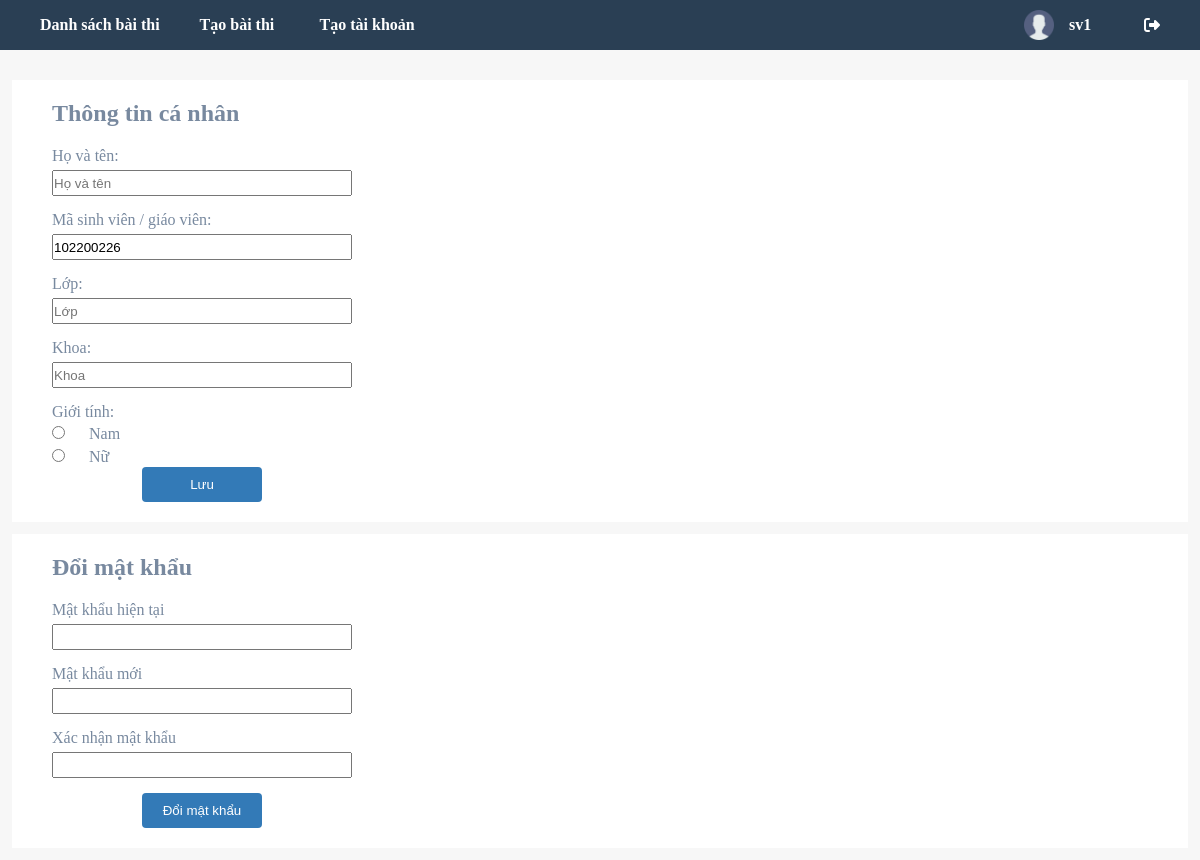
Before: /personal-info/ (signed in) with the older database file.
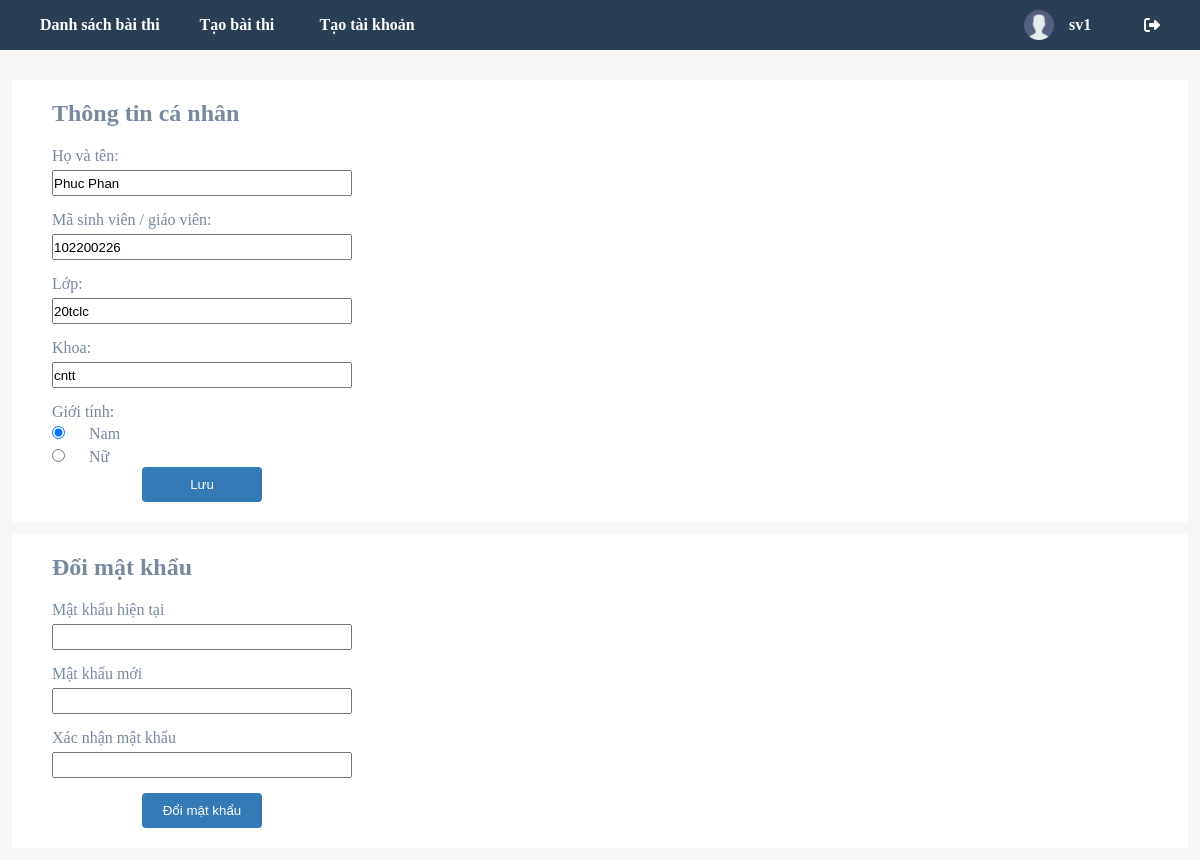
After: the same page with the newer database file.
### online_exam_app/models.py (models this page shows)
class UserProfile(models.Model):
    User = models.OneToOneField(User, on_delete=models.CASCADE)
    Name = models.TextField(null=True)
    Gender = models.BooleanField(null=True)
    Code = models.CharField(max_length=9, null=True)
    Class = models.CharField(max_length=12, null=True)
    Faculty = models.TextField(null=True)
    Position = models.TextField(null=True)

### online_exam_app/views.py (the view, shortened to what this page needs)
# urls.py: path('personal-info/', views.PersonalInfoPageView.as_view(), name='personal_info'),
class PersonalInfoPageView(View):
    form_class = PersonalInfoForm
    template_name = 'personal_info.html'
    def get(self, request):
        err_msg = ''
        success_msg = ''
        if request.GET.get('err') == '1':
            err_msg = 'Xác nhận mật khẩu không khớp'
        elif request.GET.get('err') == '2':
            err_msg = 'Mật khẩu không chính xác'
        elif request.GET.get('success') == '1':
            success_msg = 'Cập nhật thông tin thành công'
        elif request.GET.get('success') == '2':
            success_msg = 'Đổi mật khẩu thành công'
        user = User.objects.get(username=request.session['username'])
        userprofile = UserProfile.objects.get(User=user)
        return render(request, self.template_name, {'personal_info_form': PersonalInfoForm(instance=userprofile), 'err_msg': err_msg, 'success_msg': success_msg})

### online_exam_app/forms.py
class PersonalInfoForm(forms.ModelForm):
    Code = forms.CharField(widget=forms.TextInput(attrs={'placeholder':'Mã sinh viên / giáo viên'}))
    Name = forms.CharField(widget=forms.TextInput(attrs={'placeholder':'Họ và tên'}))
    Class = forms.CharField(widget=forms.TextInput(attrs={'placeholder':'Lớp'}))
    Gender = forms.ChoiceField(widget=forms.RadioSelect(), choices=[(True, 'Nam'), (False, 'Nữ')])
    Faculty = forms.CharField(widget=forms.TextInput(attrs={'placeholder':'Khoa'}))
    Code.label = "Mã sinh viên / giáo viên"
    Name.label = "Họ và tên"
    Class.label = "Lớp"
    Faculty.label = "Khoa"
    Gender.label = "Giới tính"
    class Meta:
        model = UserProfile
        fields = ('Name', 'Code', 'Class', 'Faculty', 'Gender')

### online_exam_app/templates/personal_info.html (shortened to what this page needs)
{% load static %}
<!DOCTYPE html>
<html lang="en">
<head>
  <link href="{% static 'personal_info.css' %}" rel="stylesheet">
</head>
<body>
  {% include 'navbar.html' %}
  <div class="container">
    <div class="card">
      <h2>Thông tin cá nhân</h2>
      <form method="post" style="display:flex; flex-direction: column;">
        {{ personal_info_form }}
        <input type="submit" name="change-info-submit-btn" value="Lưu" class="submit-btn">
      </form>
    </div>
    <div class="card">
      <h2>Đổi mật khẩu</h2>
      <form method="post">
        <label for="current-password">Mật khẩu hiện tại</label>
        <br>
        <input type="password" id="current-password" name="current-password">
        <br>
        <label for="new-password">Mật khẩu mới</label>
        <br>
        <input type="password" id="new-password" name="new-password">
        <br>
        <label for="new-password2">Xác nhận mật khẩu</label>
        <br>
        <input type="password" id="new-password2" name="new-password2">
        <br>
        <input type="submit" value="Đổi mật khẩu" name="change-password-submit-btn" class="submit-btn">
      </form>
    </div>
  </div>
</body>
</html>

### online_exam_app/templates/navbar.html (shortened to what this page needs)
{% load static %}
<nav>
  {% if request.session.position == 'student' %}
  <div class="nav-group nav-left">
    <a href="/test-list" class="nav-item">Làm bài thi</a>
    <a href="/history" class="nav-item">Lịch Sử Làm Bài</a>
  </div>
  <div class="nav-group nav-right">
    <a href="/personal-info" class="nav-item"><img src="{% static './icon/149071.png' %}" class="nav-user-img">
      {{ request.session.name }}
    </a>
    <a href="/logout" class="nav-item nav-logout"><i class="fa-solid fa-right-from-bracket"></i></a>
  </div>
  {% else %}
  <div class="nav-group nav-left">
    <a href="/test-list" class="nav-item">Danh sách bài thi</a>
    <a href="/create-test" class="nav-item">Tạo bài thi</a>
    <a href="/create-account/" class="nav-item">Tạo tài khoản</a>
  </div>
  <div class="nav-group nav-right">
    <a href="/personal-info" class="nav-item"><img src="{% static './icon/149071.png' %}" class="nav-user-img">
      {{ request.session.name }}
    </a>
    <a href="/logout" class="nav-item nav-logout"><i class="fa-solid fa-right-from-bracket"></i></a>
  </div>
  {% endif %}
</nav>

### online_exam_app/static/personal_info.css (style rules this page uses)
* { padding: 0; margin: 0; box-sizing: border-box; text-decoration: none; outline: none; }
:root { --bg-color: #f7f7f7; --card-bg-color: white; --text-color: #78899F; --btn-color: #337AB7; --btn-color-hover: #286090; }
html { font-size: 16px; }
body { width: 100%; height: 100vh; background-color: var(--bg-color); color: var(--text-color); overflow-x: hidden; }
.container { width: 100%; display: flex; flex-direction: column; align-items: center; margin-top: 30px; }
.card { width: 98%; margin-bottom: calc((2vw) / 2); background-color: var(--card-bg-color); padding: 20px 40px; }
h2 { margin-bottom: 20px; }
input[type="text"], input[type="password"] { height: 26px; width: 300px; margin-bottom: 15px; margin-top: 5px; }
input[type="radio"] { margin: 5px 20px 5px 0; }
.submit-btn { margin-left: calc(150px - 120px/2); padding: 0 10px; color: white; background-color: var(--btn-color); border: none; border-radius: 4px; cursor: pointer; width: 120px; height: 35px; }

### online_exam_app/templates/navbar.html (style rules this page uses)
* { box-sizing: border-box; }
body { padding: 0; margin: 0; box-sizing: border-box; text-decoration: none; outline: none; }
nav { display: flex; //align-items: center; width: 100%; background-color: #2A3F54; padding: 0 20px; }
.nav-group { display: flex; }
.nav-item { text-align: center; padding: 10px 20px; color: white; text-decoration: none; min-width: 120px; font-weight: bold; //height: 100%; display: flex; align-items: center; }
.nav-right { margin-left: auto; }
.nav-user-img { width: 30px; height: 30px; margin-right: 15px; }
.nav-logout { min-width: 50px; margin: 0; }

Changed rows visible on the page:
changed UserProfile: Name (not shown) → "Phuc Phan"; Class (not shown) → "20tclc"; Faculty (not shown) → "cntt"; Gender "☐ Nam ☐ Nữ" → "☑ Nam ☐ Nữ"
